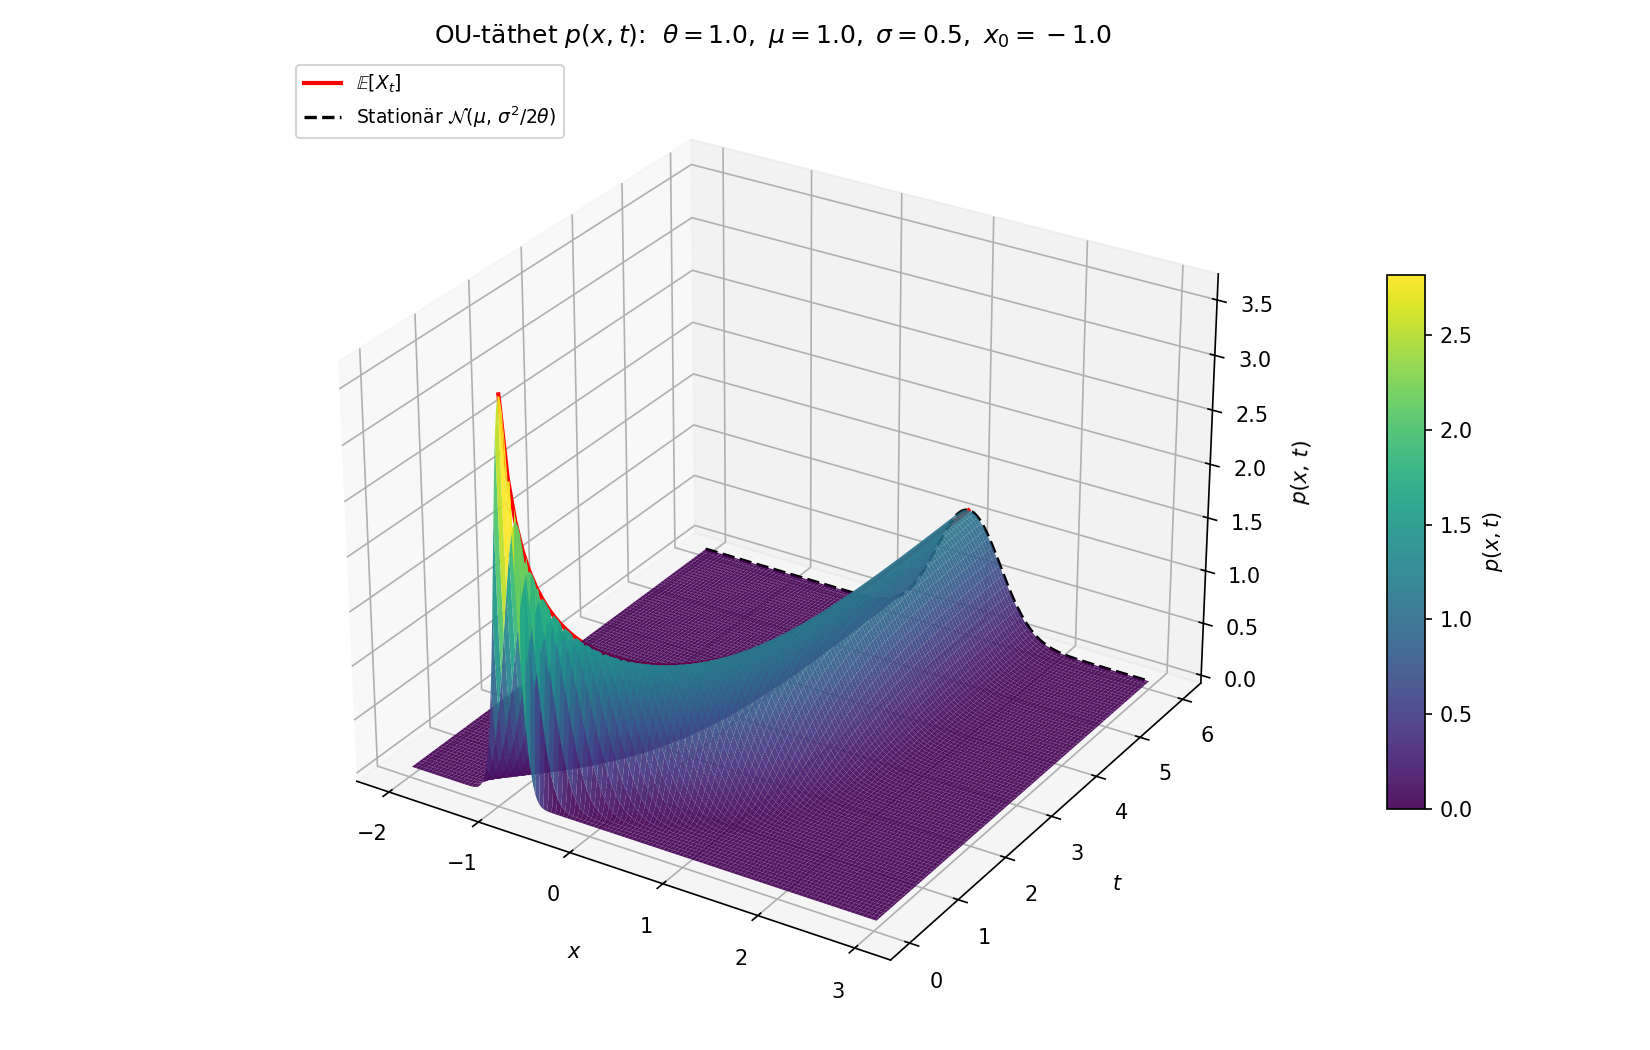

Source code (Python):
"""
3D-ytplot av den analytiska tätheten p(x, t) för Ornstein-Uhlenbeck-processen.

  p(x, t) = 1 / sqrt(2*pi*v(t)) * exp( -(x - m(t))^2 / (2*v(t)) )

med
  m(t) = x_0 * exp(-theta*t) + mu * (1 - exp(-theta*t))
  v(t) = sigma^2 / (2*theta) * (1 - exp(-2*theta*t))

Projektarbete SF1693, KTH VT 2026.
"""

import numpy as np
import matplotlib.pyplot as plt
from matplotlib import cm

# --- Parametrar ---------------------------------------------------------
theta = 1.0
mu = 1.0
sigma = 0.5
x0 = -1.0

# --- Analytiska uttryck -------------------------------------------------
def ou_mean(t):
    return x0 * np.exp(-theta * t) + mu * (1.0 - np.exp(-theta * t))

def ou_var(t):
    return sigma**2 / (2.0 * theta) * (1.0 - np.exp(-2.0 * theta * t))

def ou_pdf(x, t):
    m = ou_mean(t)
    v = ou_var(t)
    return np.exp(-0.5 * (x - m)**2 / v) / np.sqrt(2.0 * np.pi * v)

# --- Rutnät --------------------------------------------------------------
# Starta vid t = t_min > 0 eftersom Var(0) = 0 ger en delta-fördelning.
t_min, t_max = 0.05, 6.0
x_min, x_max = -2.0, 3.0

Nt, Nx = 200, 240
t_vals = np.linspace(t_min, t_max, Nt)
x_vals = np.linspace(x_min, x_max, Nx)
X, Tg = np.meshgrid(x_vals, t_vals)
P = ou_pdf(X, Tg)

# --- Figur ---------------------------------------------------------------
fig = plt.figure(figsize=(11, 7))
ax = fig.add_subplot(111, projection="3d")

surf = ax.plot_surface(
    X, Tg, P,
    cmap=cm.viridis,
    rstride=2, cstride=2,
    linewidth=0, antialiased=True,
    alpha=0.92,
)

# Medelvärdeskurva m(t) inritad i ytan på höjden p(m(t), t)
m_curve = ou_mean(t_vals)
p_on_mean = ou_pdf(m_curve, t_vals)
ax.plot(m_curve, t_vals, p_on_mean, color="red", lw=2.0,
        label=r"$\mathbb{E}[X_t]$")

# Stationär gauss som referens i bakkanten
v_inf = sigma**2 / (2 * theta)
p_inf = np.exp(-0.5 * (x_vals - mu)**2 / v_inf) / np.sqrt(2 * np.pi * v_inf)
ax.plot(x_vals, np.full_like(x_vals, t_max), p_inf,
        color="black", lw=1.6, ls="--",
        label=r"Stationär $\mathcal{N}(\mu,\,\sigma^2/2\theta)$")

ax.set_xlabel(r"$x$", labelpad=8)
ax.set_ylabel(r"$t$", labelpad=8)
ax.set_zlabel(r"$p(x,\,t)$", labelpad=6)
ax.set_title(
    rf"OU-täthet $p(x,t)$:  $\theta={theta},\ \mu={mu},\ "
    rf"\sigma={sigma},\ x_0={x0}$"
)
ax.view_init(elev=28, azim=-58)
ax.legend(loc="upper left", fontsize=9)

fig.colorbar(surf, ax=ax, shrink=0.55, aspect=14, pad=0.08, label=r"$p(x,t)$")
fig.tight_layout()

out_path = "ou_surface.png"
fig.savefig(out_path, dpi=150)
print(f"Sparade {out_path}")

plt.show()
